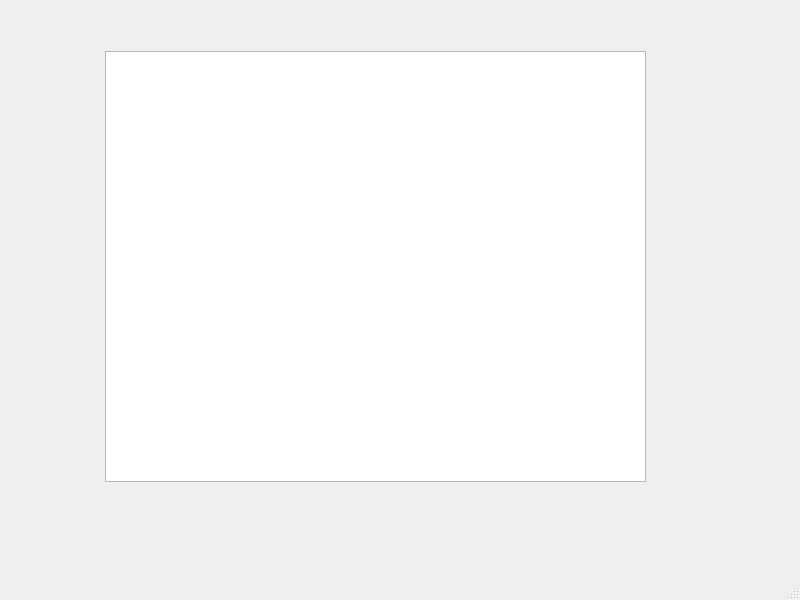
<?xml version="1.0" encoding="UTF-8"?>
<ui version="4.0">
 <class>MainWindow</class>
 <widget class="QMainWindow" name="MainWindow">
  <property name="geometry">
   <rect>
    <x>0</x>
    <y>0</y>
    <width>800</width>
    <height>600</height>
   </rect>
  </property>
  <property name="windowTitle">
   <string>MainWindow</string>
  </property>
  <widget class="QWidget" name="centralwidget">
   <widget class="QTableView" name="adoptionTable">
    <property name="geometry">
     <rect>
      <x>105</x>
      <y>51</y>
      <width>541</width>
      <height>431</height>
     </rect>
    </property>
   </widget>
  </widget>
  <widget class="QMenuBar" name="menubar">
   <property name="geometry">
    <rect>
     <x>0</x>
     <y>0</y>
     <width>800</width>
     <height>26</height>
    </rect>
   </property>
  </widget>
  <widget class="QStatusBar" name="statusbar"/>
 </widget>
 <resources/>
 <connections/>
</ui>
